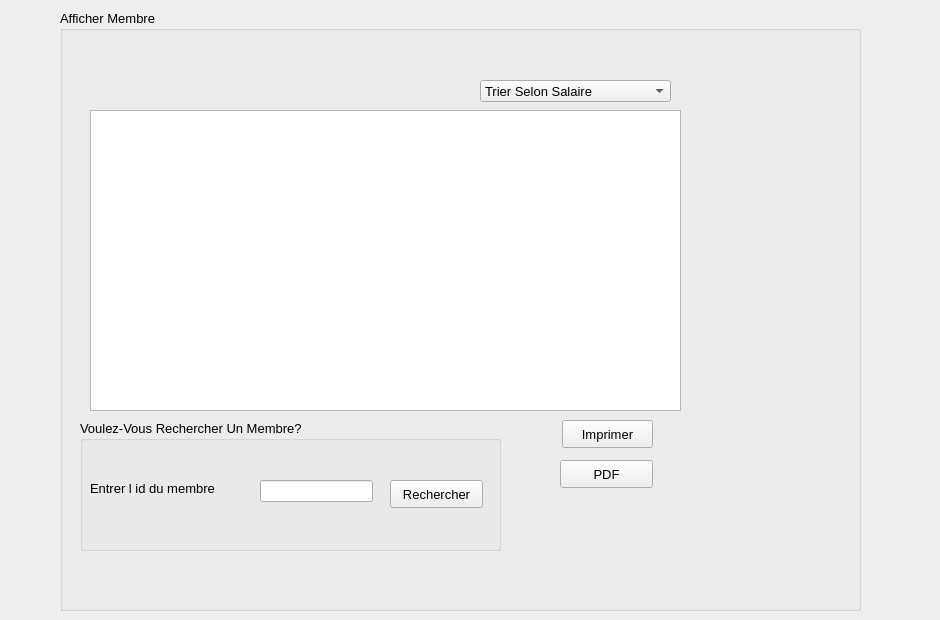
      <widget class="QWidget" name="tab_2">
       <attribute name="title">
        <string>Afficher</string>
       </attribute>
       <widget class="QGroupBox" name="groupBox_3">
        <property name="geometry">
         <rect>
          <x>60</x>
          <y>10</y>
          <width>801</width>
          <height>601</height>
         </rect>
        </property>
        <property name="font">
         <font>
          <family>MS Shell Dlg 2</family>
          <pointsize>10</pointsize>
          <weight>50</weight>
          <bold>false</bold>
         </font>
        </property>
        <property name="title">
         <string>Afficher Membre</string>
        </property>
        <widget class="QTableView" name="tabmembre">
         <property name="geometry">
          <rect>
           <x>30</x>
           <y>100</y>
           <width>591</width>
           <height>301</height>
          </rect>
         </property>
        </widget>
        <widget class="QComboBox" name="comboBox">
         <property name="geometry">
          <rect>
           <x>420</x>
           <y>70</y>
           <width>191</width>
           <height>22</height>
          </rect>
         </property>
         <property name="font">
          <font>
           <family>MS Shell Dlg 2</family>
           <pointsize>10</pointsize>
           <weight>50</weight>
           <bold>false</bold>
          </font>
         </property>
         <item>
          <property name="text">
           <string>Trier Selon Salaire</string>
          </property>
         </item>
        </widget>
        <widget class="QGroupBox" name="groupBox">
         <property name="geometry">
          <rect>
           <x>20</x>
           <y>410</y>
           <width>421</width>
           <height>131</height>
          </rect>
         </property>
         <property name="font">
          <font>
           <family>MS Shell Dlg 2</family>
           <pointsize>10</pointsize>
           <weight>50</weight>
           <bold>false</bold>
          </font>
         </property>
         <property name="title">
          <string>Voulez-Vous Rechercher Un Membre?</string>
         </property>
         <widget class="QLabel" name="label_8">
          <property name="geometry">
           <rect>
            <x>10</x>
            <y>60</y>
            <width>171</width>
            <height>16</height>
           </rect>
          </property>
          <property name="font">
           <font>
            <family>MS Shell Dlg 2</family>
            <pointsize>10</pointsize>
            <weight>50</weight>
            <bold>false</bold>
           </font>
          </property>
          <property name="text">
           <string>Entrer l id du membre</string>
          </property>
         </widget>
         <widget class="QLineEdit" name="lineEdit_5">
          <property name="geometry">
           <rect>
            <x>180</x>
            <y>60</y>
            <width>113</width>
            <height>22</height>
           </rect>
          </property>
         </widget>
         <widget class="QPushButton" name="pushButton_9">
          <property name="geometry">
           <rect>
            <x>310</x>
            <y>60</y>
            <width>93</width>
            <height>28</height>
           </rect>
          </property>
          <property name="text">
           <string>Rechercher</string>
          </property>
         </widget>
        </widget>
        <widget class="QPushButton" name="pushButton_2">
         <property name="geometry">
          <rect>
           <x>502</x>
           <y>410</y>
           <width>91</width>
           <height>28</height>
          </rect>
         </property>
         <property name="text">
          <string>Imprimer</string>
         </property>
        </widget>
        <widget class="QPushButton" name="pushButton_6">
         <property name="geometry">
          <rect>
           <x>500</x>
           <y>450</y>
           <width>93</width>
           <height>28</height>
          </rect>
         </property>
         <property name="text">
          <string>PDF</string>
         </property>
        </widget>
        <zorder>groupBox</zorder>
        <zorder>tabmembre</zorder>
        <zorder>comboBox</zorder>
        <zorder>pushButton_2</zorder>
        <zorder>pushButton_6</zorder>
       </widget>
       <widget class="QLabel" name="label_18">
        <property name="geometry">
         <rect>
          <x>-5</x>
          <y>-5</y>
          <width>931</width>
          <height>581</height>
         </rect>
        </property>
        <property name="styleSheet">
         <string notr="true">background-image: url(:/gris.jpg);</string>
        </property>
        <property name="text">
         <string/>
        </property>
       </widget>
       <zorder>label_18</zorder>
       <zorder>groupBox_3</zorder>
      </widget>
